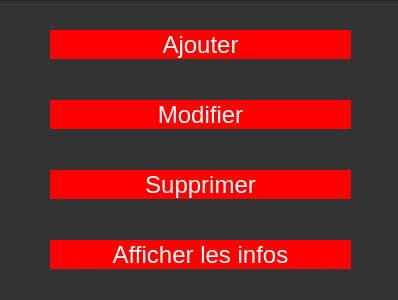
<?xml version="1.0" encoding="UTF-8"?>
<ui version="4.0">
 <class>Application</class>
 <widget class="QDialog" name="Application">
  <property name="geometry">
   <rect>
    <x>0</x>
    <y>0</y>
    <width>398</width>
    <height>300</height>
   </rect>
  </property>
  <property name="windowTitle">
   <string>Dialog</string>
  </property>
  <property name="styleSheet">
   <string notr="true">*{
font-size: 24px;
}
QPushButton {
border-radius: 15px;
background: red;
color: white;
}
QPushButton:hover
{
background: black;
}
QFrame
{
background: #333;
}</string>
  </property>
  <widget class="QFrame" name="frame">
   <property name="geometry">
    <rect>
     <x>-20</x>
     <y>0</y>
     <width>421</width>
     <height>311</height>
    </rect>
   </property>
   <property name="frameShape">
    <enum>QFrame::StyledPanel</enum>
   </property>
   <property name="frameShadow">
    <enum>QFrame::Raised</enum>
   </property>
   <widget class="QPushButton" name="pushButton">
    <property name="geometry">
     <rect>
      <x>70</x>
      <y>30</y>
      <width>301</width>
      <height>29</height>
     </rect>
    </property>
    <property name="text">
     <string>Ajouter</string>
    </property>
   </widget>
   <widget class="QPushButton" name="pushButton_2">
    <property name="geometry">
     <rect>
      <x>70</x>
      <y>100</y>
      <width>301</width>
      <height>29</height>
     </rect>
    </property>
    <property name="text">
     <string>Modifier</string>
    </property>
   </widget>
   <widget class="QPushButton" name="pushButton_3">
    <property name="geometry">
     <rect>
      <x>70</x>
      <y>170</y>
      <width>301</width>
      <height>29</height>
     </rect>
    </property>
    <property name="text">
     <string>Supprimer</string>
    </property>
   </widget>
   <widget class="QPushButton" name="pushButton_4">
    <property name="geometry">
     <rect>
      <x>70</x>
      <y>240</y>
      <width>301</width>
      <height>29</height>
     </rect>
    </property>
    <property name="text">
     <string>Afficher les infos</string>
    </property>
   </widget>
  </widget>
 </widget>
 <resources/>
 <connections/>
</ui>
